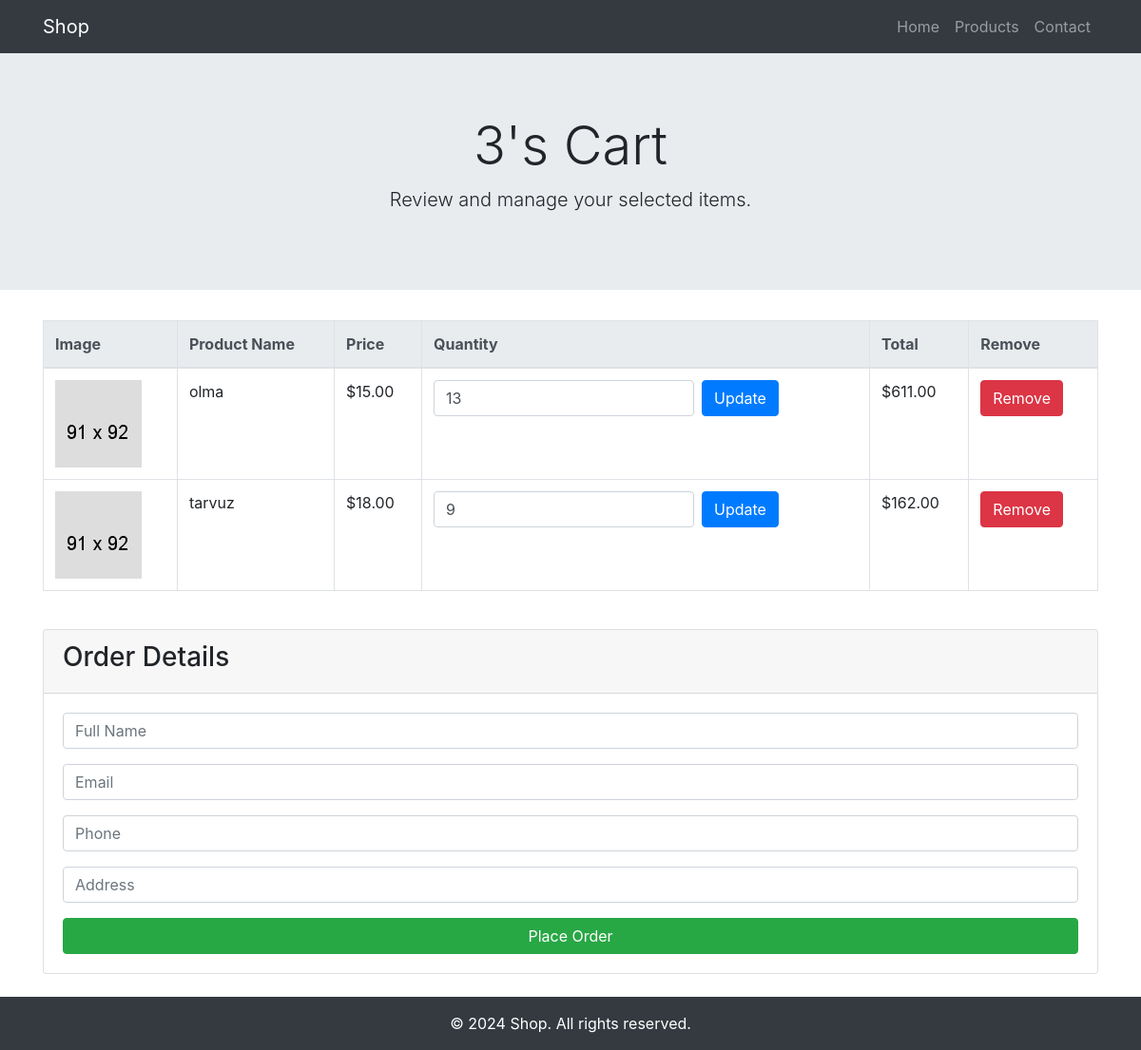
The app's page /main/user/mycart/ (signed in), older data.
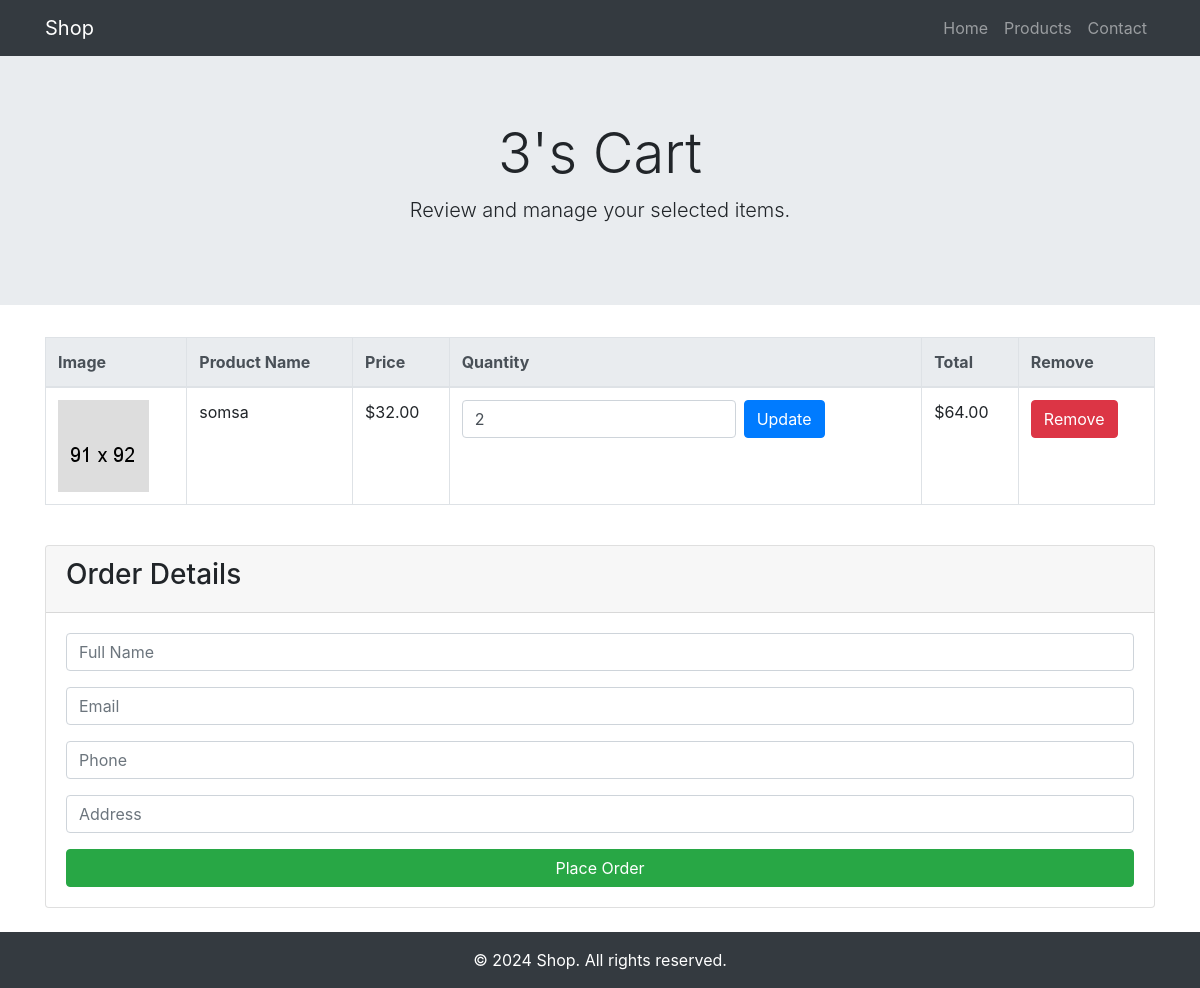
The same page, newer data.
### Goods/models.py (models this page shows, shortened)
class Cart(models.Model):
    author = models.ForeignKey(User, on_delete=models.SET_NULL, null=True, related_name='carts')
    is_active = models.BooleanField(default=True)
    shopping_date = models.DateTimeField(blank=True, null=True)

class CartProduct(models.Model):
    productImg = models.ForeignKey(ProductImg, on_delete=models.SET_NULL, null=True, related_name='cart_products')
    product = models.ForeignKey(Product, on_delete=models.SET_NULL, null=True)
    cart = models.ForeignKey(Cart, on_delete=models.CASCADE, related_name='cart_products')
    quantity = models.PositiveIntegerField(default=1)
    total_price = models.DecimalField(max_digits=10, decimal_places=2, blank=True, null=True)

class Product(models.Model):
    name = models.CharField(max_length=255)
    quantity = models.PositiveIntegerField(default=1)
    price = models.DecimalField(max_digits=8, decimal_places=2)
    category = models.ForeignKey(Category, on_delete=models.CASCADE, related_name='products')
    description = models.TextField()

### Goods/user/views.py (the view)
# urls.py: path('mycart/', views.myCart, name='mycart'),
def myCart(request):
    cart,_ = models.Cart.objects.get_or_create(author=request.user, is_active=True)
    cartProduct = models.CartProduct.objects.filter(cart=cart)
    context = {}
    context['cart']=cart
    context['cartpro']=cartProduct
    return render(request, 'user/detail.html', context)

### templates/user/detail.html (shortened to what this page needs)
<!DOCTYPE html>
{% load static %}
<html lang="en">
<head>
    <link href="https://stackpath.bootstrapcdn.com/bootstrap/4.5.2/css/bootstrap.min.css" rel="stylesheet">
</head>
<body>
    <nav class="navbar navbar-expand-lg navbar-dark bg-dark">
        <div class="container">
            <a class="navbar-brand" href="{% url 'index' %}">Shop</a>
            <div class="collapse navbar-collapse" id="navbarNav">
                <ul class="navbar-nav ml-auto">
                    <li class="nav-item">
                        <a class="nav-link" href="{% url 'index' %}">Home</a>
                    </li>
                    <li class="nav-item">
                        <a class="nav-link" href="#">Products</a>
                    </li>
                    <li class="nav-item">
                        <a class="nav-link" href="#">Contact</a>
                    </li>
                </ul>
            </div>
        </div>
    </nav>
    <div class="jumbotron jumbotron-fluid text-center">
        <div class="container">
            <h1 class="display-4">{{ cart.author.username }}'s Cart</h1>
            <p class="lead">Review and manage your selected items.</p>
        </div>
    </div>
    <div class="container mt-4">
        <div class="table-responsive">
            <table class="table table-bordered table-hover">
                <thead class="thead-light">
                    <tr>
                        <th>Image</th>
                        <th>Product Name</th>
                        <th>Price</th>
                        <th>Quantity</th>
                        <th>Total</th>
                        <th>Remove</th>
                    </tr>
                </thead>
                <tbody>
                    {% for pro in cartpro %}
                    <tr>
                        <td>
                            <a href="#"><img width="91" height="91" src="{% static 'assets/img/cart/cat-img-1.png' %}" alt="Image" class="img-fluid"></a>
                        </td>
                        <td>{{ pro.product.name }}</td>
                        <td>${{ pro.product.price }}</td>
                        <td>
                            <form action="{% url 'substract' pro.id %}" method="POST" class="form-inline">
                                <input type="number" value="{{ pro.quantity }}" name="quantity" min="0" class="form-control mr-2">
                                <button type="submit" class="btn btn-primary">Update</button>
                            </form>
                        </td>
                        <td>${{ pro.total_price }}</td>
                        <td>
                            <a href="{% url 'delete' pro.id %}" class="btn btn-danger">Remove</a>
                        </td>
                    </tr>
                    {% endfor %}
                </tbody>
            </table>
        </div>
        <div class="card mt-4">
            <div class="card-header">
                <h3>Order Details</h3>
            </div>
            <div class="card-body">
                <form action="{% url 'createOrder' cart.id %}" method="post">
                    <div class="form-group">
                        <input type="text" name="full_name" placeholder="Full Name" class="form-control">
                    </div>
                    <div class="form-group">
                        <input type="email" name="email" placeholder="Email" class="form-control">
                    </div>
                    <div class="form-group">
                        <input type="text" name="phone" placeholder="Phone" class="form-control">
                    </div>
                    <div class="form-group">
                        <input type="text" name="address" placeholder="Address" class="form-control">
                    </div>
                    <button type="submit" class="btn btn-success btn-block">Place Order</button>
                </form>
            </div>
        </div>
    </div>
    <footer class="bg-dark text-white text-center py-3 mt-4">
        <div class="container">
            <p class="mb-0">© 2024 Shop. All rights reserved.</p>
        </div>
    </footer>
</body>
</html>

Row changes from the older to the newer data that the page shows:
no longer on this page (row unchanged): CartProduct: product.name "olma", product.price "15.00", quantity "13", total_price "611.00"
no longer on this page (row edited): CartProduct: product.name "tarvuz", product.price "18.00", quantity "9", total_price "162.00"
added CartProduct: product.name "somsa", product.price "32.00", quantity "2", total_price "64.00"
